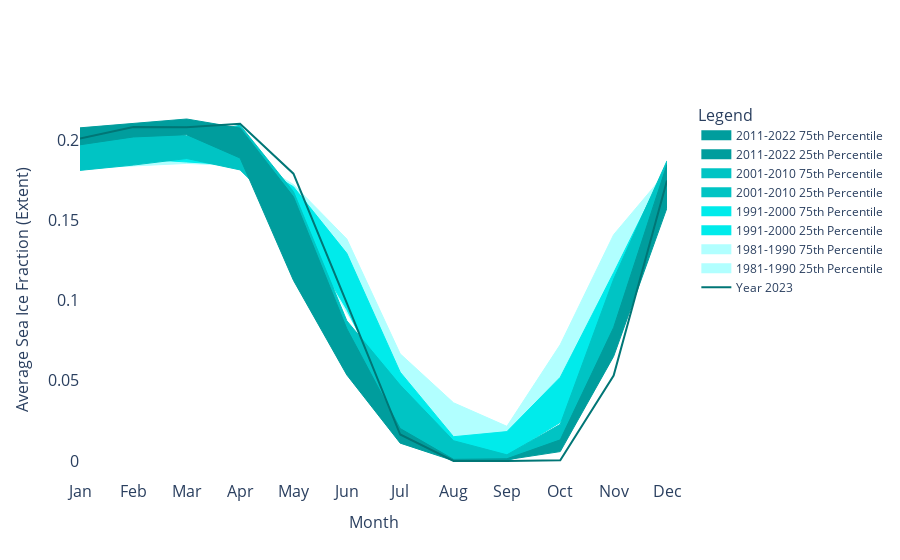

Write notebook code for a chart like this one.
### Markdown cell above
## Plotting final sea ice plot for report

### Code cell
import xarray as xr
import plotly.graph_objects as go
import os
import pandas as pd

# Base directory where the NetCDF files are stored
data_dir = '/Users/casey/Desktop/blue-dot/data/raw'

# Months (1 through 12) and their corresponding names
month_names = ['Jan', 'Feb', 'Mar', 'Apr', 'May', 'Jun', 'Jul', 'Aug', 'Sep', 'Oct', 'Nov', 'Dec']
months = list(range(1, 13))

# Decade ranges
decades = [(1981, 1990), (1991, 2000), (2001, 2010), (2011, 2022)]

# Custom line and fill colors for each decade
decade_colors = ['#b1ffff', '#00ebeb', '#00c4c4', '#009d9d']

# Latitude and longitude bounds for Northern Alaska
lat_bounds = [64, 71]
lon_bounds = [-168, -141]

# Initialize DataFrame for sea ice extent
df_sea_ice = pd.DataFrame()

# Process each file in the directory
for file_name in os.listdir(data_dir):
    if file_name.endswith('.nc4'):
        parts = file_name.split('.')
        date_part = parts[-2]
        year = int(date_part[:4])
        month = int(date_part[4:6])

        file_path = os.path.join(data_dir, file_name)
        ds = xr.open_dataset(file_path)

        sea_ice = ds['FRSEAICE'].sel(lat=slice(*lat_bounds), lon=slice(*lon_bounds))
        df_sea_ice.at[pd.to_datetime(f'{year}-{month}-01'), 'Sea Ice Extent'] = sea_ice.mean().values
        ds.close()

# Create a figure for plotting
fig = go.Figure()

# Plot for each decade
for (start_year, end_year), color in zip(decades, decade_colors):
    decade_data = df_sea_ice[(df_sea_ice.index.year >= start_year) & (df_sea_ice.index.year <= end_year)]
    lower_bound = decade_data.groupby(decade_data.index.month).quantile(0.25) # 25th percentile
    upper_bound = decade_data.groupby(decade_data.index.month).quantile(0.75) # 75th percentile

    fig.add_trace(go.Scatter(x=lower_bound.index, y=lower_bound['Sea Ice Extent'], mode='lines', line=dict(color=color, width=1), name=f'{start_year}-{end_year} 25th Pctl', showlegend=False))
    fig.add_trace(go.Scatter(x=upper_bound.index, y=upper_bound['Sea Ice Extent'], mode='lines', line=dict(color=color, width=1), name=f'{start_year}-{end_year} 75th Pctl', fill='tonexty', fillcolor=color, showlegend=False))

# Plot the year 2023 separately
data_2023 = df_sea_ice[df_sea_ice.index.year == 2023].sort_index()
if not data_2023.empty:
    fig.add_trace(go.Scatter(x=data_2023.index.month, y=data_2023['Sea Ice Extent'], mode='lines', line=dict(color='#007676', width=2), name='Year 2023'))

# Update layout with custom legend
fig.update_layout(
    title='',
    xaxis=dict(title='Month', tickmode='array', tickvals=months, ticktext=month_names, showgrid=False, title_font=dict(size=16), tickfont=dict(size=16)),
    yaxis=dict(title='Average Sea Ice Fraction (Extent)', showgrid=False, title_font=dict(size=16), tickfont=dict(size=16)),
    plot_bgcolor='rgba(255,255,255,1)',  # White background
    paper_bgcolor='rgba(255,255,255,1)',  
    legend=dict(
        title='Legend',
        orientation='v',
        x=1.05,
        y=1,
        xanchor='left',
        yanchor='top', 
        title_font=dict(size=16)
    )
)

# Manually add custom legend entries
for (start_year, end_year), color in zip(decades, decade_colors):
    fig.add_trace(go.Scatter(x=[None], y=[None], mode='lines', name=f'{start_year}-{end_year} 25th Percentile', line=dict(color=color, width=10)))
    fig.add_trace(go.Scatter(x=[None], y=[None], mode='lines', name=f'{start_year}-{end_year} 75th Percentile', line=dict(color=color, width=10)))

fig.show()

fig.write_image('/Users/casey/Desktop/blue-dot/reports/figures/sea_ice_frac_plot.svg', width = 1250, height = 700)

### Figure 1 — Plotly figure (JSON) as saved in the notebook; plotly's stock layout.template omitted (floating-point values rounded to 4 significant figures)
{"data": [{"line": {"color": "#b1ffff", "width": 1}, "mode": "lines", "name": "1981-1990 25th Pctl", "showlegend": false, "type": "scatter", "x": [1, 2, 3, 4, 5, 6, 7, 8, 9, 10, 11, 12], "y": [0.1823, 0.1839, 0.1854, 0.184, 0.1537, 0.09223, 0.04034, 0.00829, 0.004449, 0.0268, 0.1163, 0.1688]}, {"fill": "tonexty", "fillcolor": "#b1ffff", "line": {"color": "#b1ffff", "width": 1}, "mode": "lines", "name": "1981-1990 75th Pctl", "showlegend": false, "type": "scatter", "x": [1, 2, 3, 4, 5, 6, 7, 8, 9, 10, 11, 12], "y": [0.1904, 0.1915, 0.1942, 0.1922, 0.1722, 0.1383, 0.06679, 0.03627, 0.02161, 0.07254, 0.141, 0.1805]}, {"line": {"color": "#00ebeb", "width": 1}, "mode": "lines", "name": "1991-2000 25th Pctl", "showlegend": false, "type": "scatter", "x": [1, 2, 3, 4, 5, 6, 7, 8, 9, 10, 11, 12], "y": [0.1869, 0.1884, 0.1863, 0.1843, 0.1501, 0.09435, 0.02789, 0.002854, 0.003659, 0.024, 0.07484, 0.1709]}, {"fill": "tonexty", "fillcolor": "#00ebeb", "line": {"color": "#00ebeb", "width": 1}, "mode": "lines", "name": "1991-2000 75th Pctl", "showlegend": false, "type": "scatter", "x": [1, 2, 3, 4, 5, 6, 7, 8, 9, 10, 11, 12], "y": [0.1902, 0.1933, 0.192, 0.1905, 0.1709, 0.1294, 0.05537, 0.01513, 0.01831, 0.05216, 0.1173, 0.1843]}, {"line": {"color": "#00c4c4", "width": 1}, "mode": "lines", "name": "2001-2010 25th Pctl", "showlegend": false, "type": "scatter", "x": [1, 2, 3, 4, 5, 6, 7, 8, 9, 10, 11, 12], "y": [0.1811, 0.1844, 0.1885, 0.1814, 0.1486, 0.07514, 0.01292, 0.0009088, 0.0003171, 0.009887, 0.07575, 0.1668]}, {"fill": "tonexty", "fillcolor": "#00c4c4", "line": {"color": "#00c4c4", "width": 1}, "mode": "lines", "name": "2001-2010 75th Pctl", "showlegend": false, "type": "scatter", "x": [1, 2, 3, 4, 5, 6, 7, 8, 9, 10, 11, 12], "y": [0.2031, 0.2064, 0.2026, 0.2092, 0.1679, 0.08739, 0.04732, 0.01262, 0.003851, 0.02286, 0.1133, 0.187]}, {"line": {"color": "#009d9d", "width": 1}, "mode": "lines", "name": "2011-2022 25th Pctl", "showlegend": false, "type": "scatter", "x": [1, 2, 3, 4, 5, 6, 7, 8, 9, 10, 11, 12], "y": [0.197, 0.2019, 0.2033, 0.1888, 0.1125, 0.05362, 0.01113, 0.0001882, 0.0007995, 0.005867, 0.06517, 0.1577]}, {"fill": "tonexty", "fillcolor": "#009d9d", "line": {"color": "#009d9d", "width": 1}, "mode": "lines", "name": "2011-2022 75th Pctl", "showlegend": false, "type": "scatter", "x": [1, 2, 3, 4, 5, 6, 7, 8, 9, 10, 11, 12], "y": [0.2076, 0.2104, 0.2131, 0.2074, 0.1646, 0.0824, 0.02023, 0.001029, 0.001408, 0.01318, 0.08318, 0.1848]}, {"line": {"color": "#007676", "width": 2}, "mode": "lines", "name": "Year 2023", "type": "scatter", "x": [1, 2, 3, 4, 5, 6, 7, 8, 9, 10, 11, 12], "y": [0.2009, 0.2081, 0.2079, 0.2102, 0.179, 0.09838, 0.01651, 3.418e-05, 0, 0.0004361, 0.05319, 0.1748]}, {"line": {"color": "#b1ffff", "width": 10}, "mode": "lines", "name": "1981-1990 25th Percentile", "type": "scatter", "x": [null], "y": [null]}, {"line": {"color": "#b1ffff", "width": 10}, "mode": "lines", "name": "1981-1990 75th Percentile", "type": "scatter", "x": [null], "y": [null]}, {"line": {"color": "#00ebeb", "width": 10}, "mode": "lines", "name": "1991-2000 25th Percentile", "type": "scatter", "x": [null], "y": [null]}, {"line": {"color": "#00ebeb", "width": 10}, "mode": "lines", "name": "1991-2000 75th Percentile", "type": "scatter", "x": [null], "y": [null]}, {"line": {"color": "#00c4c4", "width": 10}, "mode": "lines", "name": "2001-2010 25th Percentile", "type": "scatter", "x": [null], "y": [null]}, {"line": {"color": "#00c4c4", "width": 10}, "mode": "lines", "name": "2001-2010 75th Percentile", "type": "scatter", "x": [null], "y": [null]}, {"line": {"color": "#009d9d", "width": 10}, "mode": "lines", "name": "2011-2022 25th Percentile", "type": "scatter", "x": [null], "y": [null]}, {"line": {"color": "#009d9d", "width": 10}, "mode": "lines", "name": "2011-2022 75th Percentile", "type": "scatter", "x": [null], "y": [null]}], "layout": {"legend": {"orientation": "v", "title": {"font": {"size": 16}, "text": "Legend"}, "x": 1.05, "xanchor": "left", "y": 1, "yanchor": "top"}, "paper_bgcolor": "rgba(255,255,255,1)", "plot_bgcolor": "rgba(255,255,255,1)", "title": {"text": ""}, "xaxis": {"showgrid": false, "tickfont": {"size": 16}, "tickmode": "array", "ticktext": ["Jan", "Feb", "Mar", "Apr", "May", "Jun", "Jul", "Aug", "Sep", "Oct", "Nov", "Dec"], "tickvals": [1, 2, 3, 4, 5, 6, 7, 8, 9, 10, 11, 12], "title": {"font": {"size": 16}, "text": "Month"}}, "yaxis": {"showgrid": false, "tickfont": {"size": 16}, "title": {"font": {"size": 16}, "text": "Average Sea Ice Fraction (Extent)"}}}}
